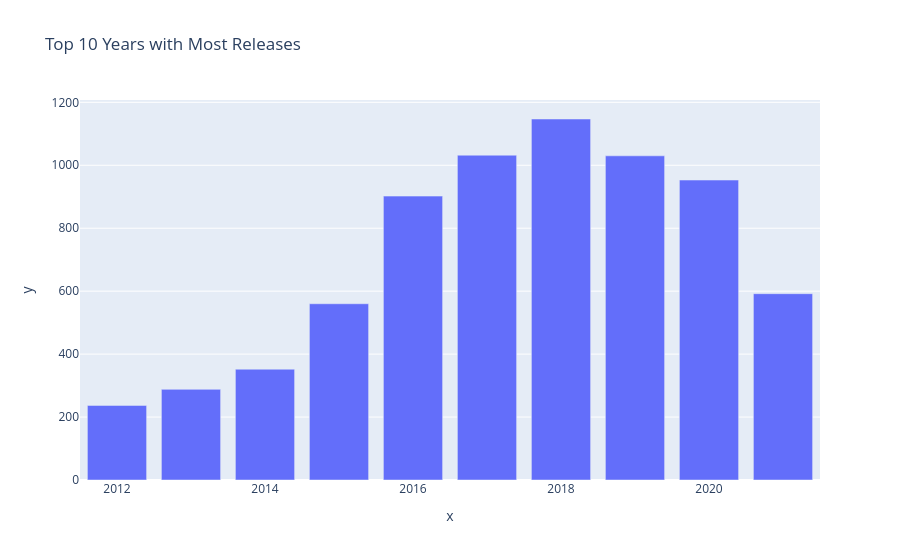

Notebook code for this chart:
### Code cell
year_most_released = df['release_year'].value_counts().head(10)
print(f"Years with Most Releases:\n{year_most_released}")
fig = px.bar(x=year_most_released.index,
             y=year_most_released.values,
             title='Top 10 Years with Most Releases')
fig.update_traces(textposition='inside')
fig.show()

recent_years = df[df['release_year'] >= 2015]
print(f"Recent Years (2015 and later):\n{recent_years['release_year'].value_counts().sort_index()}")
# plt.figure(figsize=(10, 6))
# sns.barplot(x=year_most_released.index, y=year_most_released.values)
# plt.xlabel('Year')
# plt.ylabel('Number of Releases')
# plt.title('Top 10 Years with Most Releases')
# plt.show()

### Figure 1 — Plotly figure (JSON) as saved in the notebook; plotly's stock layout.template omitted (floating-point values rounded to 4 significant figures)
{"data": [{"hovertemplate": "x=%{x}<br>y=%{y}<extra></extra>", "legendgroup": "", "marker": {"color": "#636efa", "pattern": {"shape": ""}}, "name": "", "orientation": "v", "showlegend": false, "textposition": "inside", "type": "bar", "x": [2018, 2017, 2019, 2020, 2016, 2021, 2015, 2014, 2013, 2012], "xaxis": "x", "y": [1147, 1032, 1030, 953, 902, 592, 560, 352, 288, 237], "yaxis": "y"}], "layout": {"barmode": "relative", "legend": {"tracegroupgap": 0}, "title": {"text": "Top 10 Years with Most Releases"}, "xaxis": {"anchor": "y", "domain": [0, 1], "title": {"text": "x"}}, "yaxis": {"anchor": "x", "domain": [0, 1], "title": {"text": "y"}}}}
